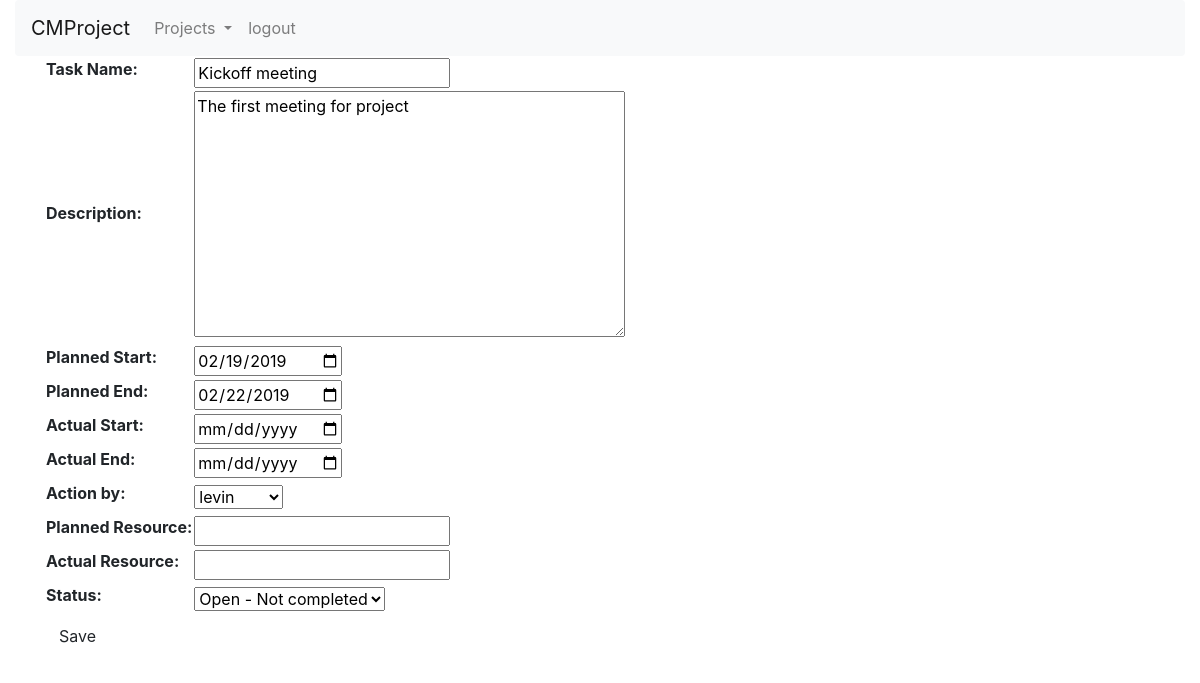
The page /projects/task/1 (signed in) on the database its author committed.
### projectcm_core/models.py (models this page shows, shortened)
class Task(models.Model):
	OPEN = 'OPEN'
	INPROGRESS = 'INPROGRESS'
	COMPLETED = 'COMPLETED'
	taskstatus_choice = (
		(OPEN, 'Open - Not completed'),
		(INPROGRESS, 'Work In Progress'),
		(COMPLETED, 'Completed'),
	)
	taskname = models.CharField(max_length=40)
	taskdescription = models.TextField(max_length=100, null=True, blank=True)
	plannedstartdate = models.DateField(null=True,blank=True, default=None)
	plannedcompletedate = models.DateField(null=True,blank=True, default=None)
	actualstartdate = models.DateField(null=True,blank=True, default=None)
	actualcompletedate = models.DateField(null=True,blank=True, default=None)
	ownedby = models.ForeignKey(User, on_delete=models.SET_NULL, default=None, blank=True,null=True)
	project = models.ForeignKey(Project, on_delete=models.CASCADE,)
	projecttaskid = models.IntegerField(default=None, editable=False, null=True)
	dependencetask = models.ForeignKey('self', default=None, blank=True, null=True, on_delete=models.SET_NULL)
	plannedresource = models.DecimalField(null=True, blank=True, decimal_places=2, max_digits=6, default=None)
	actualresource = models.DecimalField(null=True, blank=True, decimal_places=2, max_digits=6, default=None)
	taskstatus = models.CharField(max_length=20, choices=taskstatus_choice, default='OPEN')

### projectcm_core/views.py (the view, shortened to what this page needs)
# urls.py: path('task/<int:taskid>', views.project_task_member_modify, name='task_modify'),
def	project_task_member_modify(request, taskid):
	if request.method == "GET":
		task = get_object_or_404(Task, pk=taskid)
		form = ProjectTaskForm(instance=task)
		return render(request, 'projectcm_core/project_task_modify.html', {'form': form })

### projectcm_core/forms.py
class ProjectTaskForm(forms.ModelForm):
	class Meta:
		model = Task
		fields = ('taskname', 'taskdescription', 'plannedstartdate',
			'plannedcompletedate', 'actualstartdate',
			'actualcompletedate','ownedby', 'plannedresource', 'actualresource', 'taskstatus')
		labels = {
			'taskname': 'Task Name',
			'taskdescription': 'Description',
			'plannedstartdate': 'Planned Start',
			'plannedcompletedate': 'Planned End',
			'actualstartdate': 'Actual Start',
			'actualcompletedate': 'Actual End',
			'ownedby': 'Action by',
			'plannedresource': 'Planned Resource',
			'actualresource': 'Actual Resource',
			'taskstatus': 'Status',
		}
		widgets = {
			'plannedstartdate': DateInput(attrs={'type': 'date'}),
			'plannedcompletedate': DateInput(attrs={'type': 'date'}),
			'actualstartdate': DateInput(attrs={'type': 'date'}),
			'actualcompletedate': DateInput(attrs={'type': 'date'}),
		}

### projectcm_core/templatetags/projectcm_extras.py (called while the page is built)
@register.simple_tag(takes_context=True)
def is_company_admin(context, user_name_string):
	user = User.objects.get(username = user_name_string)
	companies = Company.objects.filter(staffs__in = [user,])
	if companies.filter(company_group__in = user.groups.all()).exists():
		return True
	return False

### projectcm_core/templates/projectcm_core/project_task_modify.html (shortened to what this page needs)
{% extends 'common/base.html' %}
{% block content %}
<div class="container">
<form method="POST" class="post-form">
<table>
{{ form.as_table }}
<tr><td colspan="2"><button type="submit" class="save btn btn-default">Save</button></td>
</form>
{% endblock %}

### projectcm_core/static/css/gantt-chart.css (style rules this page uses)
:root { --rowNum: 4; --mthColNum: 4; --barColNum: 4; --gridHeight: 100px; }

### templates/common/base.html (style rules this page uses)
body { padding-top: 0px; }

### rows shown on the page
Task: taskname "Kickoff meeting", taskdescription "The first meeting for project", plannedstartdate "02/19/2019", plannedcompletedate "02/22/2019", ownedby "levin", taskstatus "Open - Not completed"
